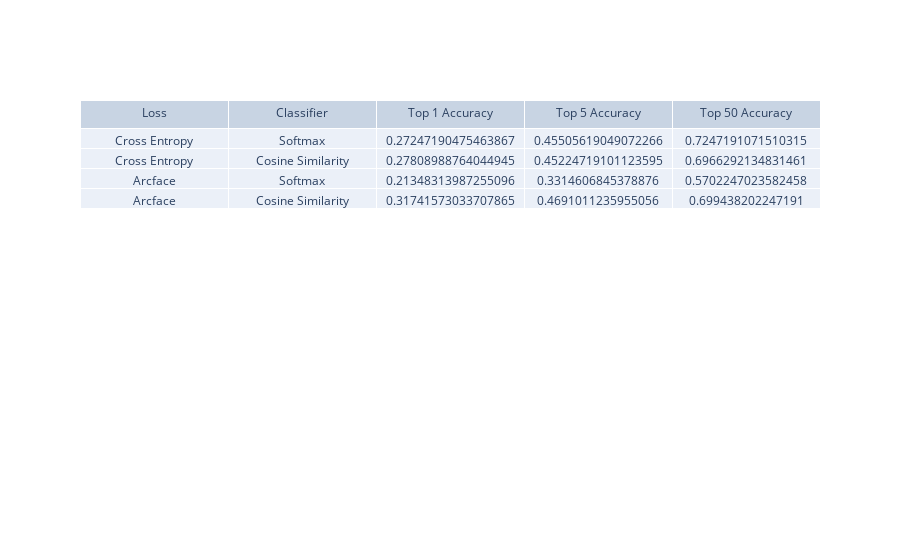

Notebook code cell kept with this figure:
### Code cell
eval_table = go.Figure(
    data=[
        go.Table(
            header={"values": ["Loss", "Classifier", "Top 1 Accuracy", "Top 5 Accuracy", "Top 50 Accuracy"]},
            cells={
                "values": [
                    ["Cross Entropy", "Cross Entropy", "Arcface", "Arcface"],
                    ["Softmax", "Cosine Similarity", "Softmax", "Cosine Similarity"],
                    [
                        softmax_cross_entropy_eval_results["top_1_accuracy"],
                        softmax_similarity_eval_results["top_1_accuracy"],
                        arcface_cross_entropy_eval_results["top_1_accuracy"],
                        arcface_similarity_eval_results["top_1_accuracy"]
                    ],
                    [
                        softmax_cross_entropy_eval_results["top_5_accuracy"],
                        softmax_similarity_eval_results["top_5_accuracy"],
                        arcface_cross_entropy_eval_results["top_5_accuracy"],
                        arcface_similarity_eval_results["top_5_accuracy"]
                    ],
                    [
                        softmax_cross_entropy_eval_results["top_50_accuracy"],
                        softmax_similarity_eval_results["top_50_accuracy"],
                        arcface_cross_entropy_eval_results["top_50_accuracy"],
                        arcface_similarity_eval_results["top_50_accuracy"]
                    ],
                ]
            }
        )
    ]
)

eval_table.show()

### Figure 1 — Plotly figure (JSON) as saved in the notebook; plotly's stock layout.template omitted (floating-point values rounded to 4 significant figures)
{"data": [{"cells": {"values": [["Cross Entropy", "Cross Entropy", "Arcface", "Arcface"], ["Softmax", "Cosine Similarity", "Softmax", "Cosine Similarity"], [0.2725, 0.2781, 0.2135, 0.3174], [0.4551, 0.4522, 0.3315, 0.4691], [0.7247, 0.6966, 0.5702, 0.6994]]}, "header": {"values": ["Loss", "Classifier", "Top 1 Accuracy", "Top 5 Accuracy", "Top 50 Accuracy"]}, "type": "table"}], "layout": {}}
